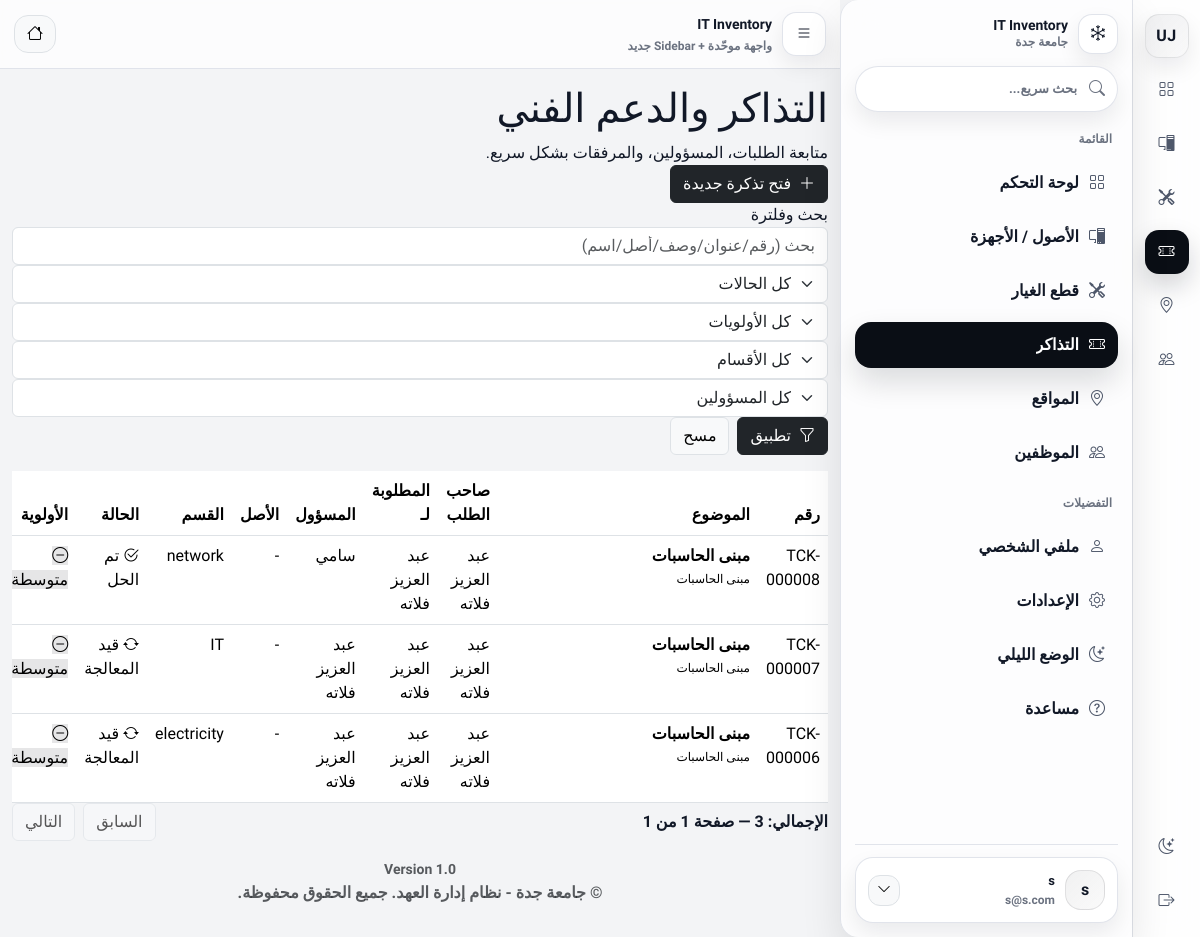
/index.php?page=tickets/index (signed in), run on the app's committed database.
### tables this page shows
CREATE TABLE `tickets` (
  `id` int(11) NOT NULL,
  `ticket_no` varchar(20) DEFAULT NULL,
  `created_by` int(11) NOT NULL,
  `asset_id` int(11) DEFAULT NULL,
  `location_id` int(10) UNSIGNED DEFAULT NULL,
  `subject` varchar(255) NOT NULL,
  `description` text NOT NULL,
  `status` varchar(50) DEFAULT 'Open',
  `priority` varchar(50) DEFAULT 'Medium',
  `category_id` int(10) UNSIGNED DEFAULT NULL,
  `contact_info` varchar(255) DEFAULT NULL,
  `assigned_to` int(11) DEFAULT NULL,
  `created_at` datetime DEFAULT current_timestamp(),
  `updated_at` datetime NOT NULL DEFAULT current_timestamp() ON UPDATE current_timestamp(),
  `closed_at` datetime DEFAULT NULL,
  `team` varchar(50) NOT NULL DEFAULT 'field_it',
  `requested_for_user_id` int(11) DEFAULT NULL
);

CREATE TABLE `users` (
  `id` int(11) NOT NULL,
  `username` varchar(50) NOT NULL,
  `email` varchar(100) NOT NULL,
  `password` varchar(255) NOT NULL,
  `role` enum('super_admin','manager','user') NOT NULL DEFAULT 'user',
  `created_at` datetime DEFAULT current_timestamp(),
  `job_title` varchar(100) DEFAULT NULL,
  `department` varchar(100) DEFAULT NULL,
  `phone` varchar(20) DEFAULT NULL,
  `avatar` varchar(255) DEFAULT 'default_avatar.png',
  `lang` varchar(5) DEFAULT 'ar',
  `dark_mode` tinyint(1) DEFAULT 0,
  `name` varchar(100) DEFAULT 'User',
  `manager_id` int(11) DEFAULT NULL,
  `is_active` tinyint(1) NOT NULL DEFAULT 1
);

### app/controllers/TicketsController.php (called while the page is built, shortened)
<?php
class TicketsController extends Controller {
    private $ticketModel;
    private $userModel;
    public function __construct() {
        $this->ticketModel = $this->model('Ticket');
        $this->userModel   = $this->model('User');
    }
    private function getUsersForForm(): array {
        if (function_exists('isSuperAdmin') && isSuperAdmin()) {
            return method_exists($this->userModel, 'getUsers') ? $this->userModel->getUsers() : [];
        }
        return [];
    }
   public function index()
{
    $filters = [
        'q'          => trim($_GET['q'] ?? ''),
        'status'     => trim($_GET['status'] ?? ''),
        'priority'   => trim($_GET['priority'] ?? ''),
        'team'       => trim($_GET['team'] ?? ''),
        'assigned_to'=> (int)($_GET['assigned_to'] ?? 0),
    ];
    $teams = method_exists($this->ticketModel, 'getDistinctTeams')
        ? $this->ticketModel->getDistinctTeams()
        : [];
    $usersForFilter = $this->getUsersForForm();
    $page    = max(1, (int)($_GET['p'] ?? 1));
    $perPage = 15;
    $offset  = ($page - 1) * $perPage;
    if (function_exists('isSuperAdmin') && isSuperAdmin()) {
        $total = method_exists($this->ticketModel, 'countSearchAll')
            ? $this->ticketModel->countSearchAll($filters)
            : 0;
        $tickets = method_exists($this->ticketModel, 'searchAllPaged')
            ? $this->ticketModel->searchAllPaged($filters, $perPage, $offset)
            : (method_exists($this->ticketModel, 'searchAll') ? $this->ticketModel->searchAll($filters) : $this->ticketModel->getAll());
    }
    $pages = (int)ceil($total / $perPage);
    $this->view('tickets/index', [
        'tickets' => $tickets,
        'filters' => $filters,
        'teams'   => $teams,
        'users'   => $usersForFilter,
        'pagination' => [
            'page' => $page,
            'perPage' => $perPage,
            'total' => $total,
            'pages' => $pages,
        ],
    ]);
}
}

### app/libraries/Database.php (called while the page is built, shortened)
<?php
class Database {
    private $host = 'localhost';
    private $user = 'root';
    private $pass = '';
    private $dbname = 'it_inventory';
    private $dbh;
    private $stmt;
    public function __construct() {
        $dsn = 'mysql:host=' . $this->host . ';dbname=' . $this->dbname;
        $options = array(
            PDO::ATTR_PERSISTENT => true,
            PDO::ATTR_ERRMODE => PDO::ERRMODE_EXCEPTION
        );
        try {
            $this->dbh = new PDO($dsn, $this->user, $this->pass, $options);
        } catch(PDOException $e) {
            $this->error = $e->getMessage();
            echo $this->error;
        }
    }
    public function query($sql) {
        $this->stmt = $this->dbh->prepare($sql);
    }
    public function bind($param, $value, $type = null) {
        if (is_null($type)) {
            switch (true) {
                case is_int($value):
                    $type = PDO::PARAM_INT;
                    break;
            }
        }
        $this->stmt->bindValue($param, $value, $type);
    }
    public function execute() {
        return $this->stmt->execute();
    }
    public function resultSet() {
        $this->execute();
        return $this->stmt->fetchAll(PDO::FETCH_OBJ);
    }
}

### app/models/Ticket.php (called while the page is built, shortened)
<?php
class Ticket
{
    private $db;
    public function __construct()
    {
        $this->db = new Database;
    }
    private function baseSelectSql(): string
{
  return "
    SELECT
      t.*,
      u.name AS user_name,
      u.email AS user_email,
      rf.name AS requested_for_name,
      au.name AS assigned_to_name,
      a.asset_tag,
      a.brand,
      a.model,
      /* عدّادات السجل/المرفقات */
      (SELECT COUNT(*) FROM ticket_updates tu WHERE tu.ticket_id = t.id) AS updates_count,
      (SELECT COUNT(*) FROM ticket_attachments ta WHERE ta.ticket_id = t.id) AS attachments_count
    FROM tickets t
    JOIN users u ON t.created_by = u.id
    LEFT JOIN users rf ON t.requested_for_user_id = rf.id
    LEFT JOIN users au ON t.assigned_to = au.id
    LEFT JOIN assets a ON t.asset_id = a.id
  ";
}
    private function baseFromSql(): string
    {
        return "
            FROM tickets t
            JOIN users u ON t.created_by = u.id
            LEFT JOIN users rf ON t.requested_for_user_id = rf.id
            LEFT JOIN users au ON t.assigned_to = au.id
            LEFT JOIN assets a ON t.asset_id = a.id
        ";
    }
    private function applyFiltersToSql(string $baseSql, array $filters, array &$binds): string
    {
        return $baseSql;
    }
    private function applyLimitOffset(string $sql, int $limit, int $offset, array &$binds): string
    {
        if ($limit > 0) {
            $sql .= " LIMIT :limit OFFSET :offset";
            $binds[':limit'] = (int)$limit;
            $binds[':offset'] = max(0, (int)$offset);
        }
        return $sql;
    }
    public function getDistinctTeams(): array
    {
        $this->db->query("SELECT DISTINCT team FROM tickets WHERE team IS NOT NULL AND team <> '' ORDER BY team ASC");
        $rows = $this->db->resultSet();
        $teams = [];
        foreach ($rows as $r) $teams[] = $r->team;
        return $teams;
    }
    public function countSearchAll(array $filters = []): int
    {
        $binds = [];
        $sql = "SELECT COUNT(DISTINCT t.id) AS cnt " . $this->baseFromSql();
        $sql = $this->applyFiltersToSql($sql, $filters, $binds);
        $this->db->query($sql);
        $row = $this->db->single();
        return (int)($row->cnt ?? 0);
    }
    public function searchAllPaged(array $filters = [], int $limit = 15, int $offset = 0)
    {
        $binds = [];
        $sql = $this->baseSelectSql();
        $sql = $this->applyFiltersToSql($sql, $filters, $binds);
        $sql .= " ORDER BY t.created_at DESC";
        $sql = $this->applyLimitOffset($sql, $limit, $offset, $binds);
        $this->db->query($sql);
        foreach ($binds as $k => $v) $this->db->bind($k, $v);
        return $this->db->resultSet();
    }
}

### app/views/tickets/index.php (the view, shortened to what this page needs)
<?php
if (defined('APPROOT')) {
  require APPROOT . '/views/layouts/header.php';
} else {
  require __DIR__ . '/../layouts/header.php';
}
if (!function_exists('h')) {
  function h($v): string { return htmlspecialchars((string)$v, ENT_QUOTES, 'UTF-8'); }
}
function urlroot_prefix(): string {
  return defined('URLROOT') ? rtrim(URLROOT, '/') : '';
}
function buildTicketsUrl(array $overrides = []): string {
  $base = $_GET ?? [];
  $base['page'] = 'tickets/index';
  foreach ($overrides as $k => $v) $base[$k] = $v;
  foreach ($base as $k => $v) {
    if ($v === '' || $v === null) unset($base[$k]);
  }
  $prefix = urlroot_prefix();
  return ($prefix !== '' ? $prefix . '/index.php?' : 'index.php?') . http_build_query($base);
}
function statusUi(string $st): array {
  $st = trim($st);
  if ($st === 'In Progress') return ['pending', 'قيد المعالجة', 'bi-arrow-repeat'];
  if ($st === 'Resolved')    return ['pending', 'تم الحل',      'bi-check2-circle'];
  return ['open', ($st ?: '—'), 'bi-circle-fill'];
}
function priorityUi(string $pr): array {
  $pr = trim($pr);
  if ($pr === 'Medium') return ['background:rgba(10,14,21,.10);', 'متوسطة',  'bi-dash-circle'];
  return ['', ($pr ?: '—'), 'bi-dash-circle'];
}
$tickets = $data['tickets'] ?? [];
$filters = $data['filters'] ?? [];
$q        = (string)($filters['q'] ?? ($_GET['q'] ?? ''));
$pagination = $data['pagination'] ?? ['page'=>1,'perPage'=>15,'total'=>0,'pages'=>1];
$page  = (int)($pagination['page'] ?? 1);  if ($page < 1) $page = 1;
$pages = (int)($pagination['pages'] ?? 1); if ($pages < 1) $pages = 1;
$total = (int)($pagination['total'] ?? 0);
$prefix = urlroot_prefix();
$addUrl = ($prefix !== '' ? $prefix . '/index.php?page=tickets/add' : 'index.php?page=tickets/add');
?>
<div class="page-wrap">
  <div class="page-head">
    <div>
      <h1 class="page-title">التذاكر والدعم الفني</h1>
      <div class="page-sub">متابعة الطلبات، المسؤولين، والمرفقات بشكل سريع.</div>
    </div>
    <div class="page-actions">
      <a class="btn btn-dark btn-soft" href="<?= h($addUrl) ?>">
        <i class="bi bi-plus-lg ms-1"></i> فتح تذكرة جديدة
      </a>
    </div>
  </div>
  <div class="cardx mb-3">
    <div class="cardx-body">
      <div class="cardx-title">بحث وفلترة</div>
      <form method="get" class="filters">
        <input class="form-control input-soft" name="q" value="<?= h($q) ?>"
               placeholder="بحث (رقم/عنوان/وصف/أصل/اسم)">
        <select class="form-select select-soft" name="status">
          <option value="">كل الحالات</option>
        </select>
        <select class="form-select select-soft" name="priority">
          <option value="">كل الأولويات</option>
        </select>
        <select class="form-select select-soft" name="team">
          <option value="">كل الأقسام</option>
        </select>
        <select class="form-select select-soft" name="assigned_to">
          <option value="">كل المسؤولين</option>
        </select>
        <div class="d-flex gap-2" style="grid-column: 1 / -1; justify-content:flex-start;">
          <button class="btn btn-dark btn-soft" type="submit">
            <i class="bi bi-funnel ms-1"></i> تطبيق
          </button>
          <a class="btn btn-light border btn-soft" href="<?= h(buildTicketsUrl(['q'=>'','status'=>'','priority'=>'','team'=>'','assigned_to'=>'','p'=>1])) ?>">
            مسح
          </a>
        </div>
      </form>
    </div>
  </div>
  <div class="cardx">
    <div class="cardx-body p-0">
      <div class="table-responsive">
        <table class="table tablex mb-0">
          <thead>
            <tr>
              <th>رقم</th>
              <th>الموضوع</th>
              <th>صاحب الطلب</th>
              <th>المطلوبة لـ</th>
              <th>المسؤول</th>
              <th>الأصل</th>
              <th>القسم</th>
              <th>الحالة</th>
              <th>الأولوية</th>
            </tr>
          </thead>
          <tbody>
            <?php if (empty($tickets)): ?>
              <tr>
                <td colspan="13" class="text-center td-muted py-4">لا توجد تذاكر حالياً.</td>
              </tr>
            <?php else: ?>
              <?php foreach ($tickets as $ticket): ?>
                <?php
                  $id = (int)($ticket->id ?? 0);
                  $ticketNo = (string)($ticket->ticket_number ?? ($ticket->ticket_no ?? ('TCK-' . str_pad((string)$id, 6, '0', STR_PAD_LEFT))));
                  $subject  = (string)($ticket->subject ?? '');
                  $desc     = (string)($ticket->description ?? '');
                  $requester = (string)($ticket->user_name ?? $ticket->requester_name ?? '-');
                  $forName   = (string)($ticket->requested_for_name ?? '-');
                  $assigned  = (string)($ticket->assigned_to_name ?? 'غير مسند');
                  $dept     = (string)($ticket->department ?? ($ticket->team ?? '-'));
                  $assetTag = (string)($ticket->asset_tag ?? '-');
                  [$stCls, $stLbl, $stIcon] = statusUi((string)($ticket->status ?? ''));
                  [$prStyle, $prLbl, $prIcon] = priorityUi((string)($ticket->priority ?? ''));
                  $short = $desc;
                  if (function_exists('mb_substr')) {
                    $short = mb_substr($desc, 0, 90);
                  } else {
                    $short = substr($desc, 0, 90);
                    if (strlen($desc) > 90) $short .= '…';
                  }
                ?>
                <tr>
                  <td class="td-muted"><?= h($ticketNo) ?></td>
                  <td style="min-width:260px;">
                    <div style="font-weight:900;"><?= h($subject !== '' ? $subject : '—') ?></div>
                    <?php if (trim($desc) !== ''): ?>
                      <div class="td-muted" style="font-size:12px; margin-top:2px;">
                        <?= h($short) ?>
                      </div>
                    <?php endif; ?>
                  </td>
                  <td class="td-muted"><?= h($requester) ?></td>
                  <td class="td-muted"><?= h($forName) ?></td>
                  <td><?= h($assigned) ?></td>
                  <td class="td-muted"><?= h($assetTag) ?></td>
                  <td class="td-muted"><?= h($dept) ?></td>
                  <td>
                    <span class="badgex <?= h($stCls) ?>">
                      <i class="bi <?= h($stIcon) ?>"></i> <?= h($stLbl) ?>
                    </span>
                  </td>
                  <td>
                    <span class="badgex" style="<?= h($prStyle) ?>">
                      <i class="bi <?= h($prIcon) ?>"></i> <?= h($prLbl) ?>
                    </span>
                  </td>
                </tr>
              <?php endforeach; ?>
            <?php endif; ?>
          </tbody>
        </table>
      </div>
    </div>
    <div class="cardx-body d-flex align-items-center justify-content-between flex-wrap gap-2">
      <div class="td-muted" style="font-weight:900;">
        الإجمالي: <?= (int)$total ?> — صفحة <?= (int)$page ?> من <?= (int)$pages ?>
      </div>
      <div class="d-flex gap-2">
        <?php $prev = max(1, $page - 1); ?>
        <?php $next = min($pages, $page + 1); ?>
        <a class="btn btn-light border btn-soft <?= $page <= 1 ? 'disabled' : '' ?>"
           href="<?= h(buildTicketsUrl(['p' => $prev])) ?>">
          السابق
        </a>
        <a class="btn btn-light border btn-soft <?= $page >= $pages ? 'disabled' : '' ?>"
           href="<?= h(buildTicketsUrl(['p' => $next])) ?>">
          التالي
        </a>
      </div>
    </div>
  </div>
</div>
<?php
if (defined('APPROOT')) {
  require APPROOT . '/views/layouts/footer.php';
} else {
  require __DIR__ . '/../layouts/footer.php';
}

### app/views/layouts/footer.php (style rules this page uses)
:root { --uj-rail-w: 72px; }

### data on the page
tickets: ticket_no "TCK-000008", subject "مبنى الحاسبات", description "مبنى الحاسبات", created_by.name "عبد العزيز فلاته", assigned_to.name "سامي", assetTag "-", team "network", stLbl "تم الحل", prLbl "متوسطة"
tickets: ticket_no "TCK-000007", subject "مبنى الحاسبات", description "مبنى الحاسبات", created_by.name "عبد العزيز فلاته", assetTag "-", team "IT", stLbl "قيد المعالجة", prLbl "متوسطة"
tickets: ticket_no "TCK-000006", subject "مبنى الحاسبات", description "مبنى الحاسبات", created_by.name "عبد العزيز فلاته", assetTag "-", team "electricity", stLbl "قيد المعالجة", prLbl "متوسطة"

### other printed values
SITENAME "IT Inventory"
mb_substr(trim((string)$userName), 0, 1) "s"
$userName "s"
$userEmail "s@s.com"
$pages "1"
